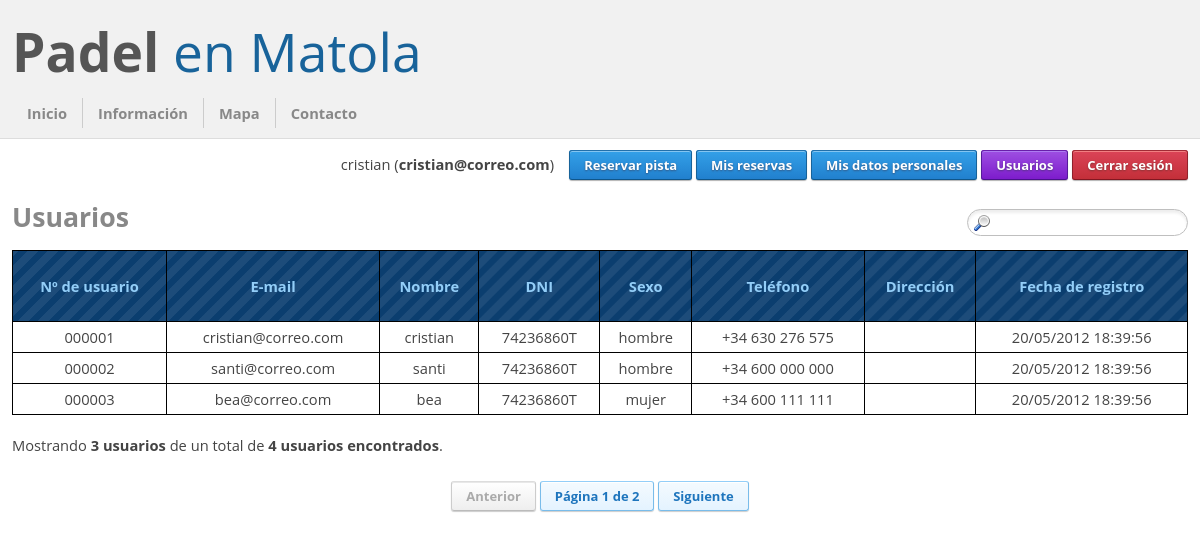
/Padel/usuarios.php (signed in), run on the app's committed database.
### tables this page shows
create table usuarios
(
    id int not null auto_increment,
    email varchar(255) not null,
    nombre text not null,
    contrasena varchar(40) not null,
    dni text not null,
    sexo enum ('hombre', 'mujer') not null,
    direccion text not null,
    telefono text not null,
    admin int not null default 0,
    fecha_registro datetime not null,
    primary key (id),
    unique (email)
);

### Padel/minilibreria.php (called while the page is built, shortened)
<?php
    require_once 'constantes.php';
    require_once 'BD.php';
    require_once 'ENUsuario.php';
    function getUsuario()
    {
        $usuario = null;
        if (!isset($_SESSION["usuario"]))
        {
            if (isset($_COOKIE["email"]) && isset($_COOKIE["contrasena"]))
            {
                $usuario2 = ENUsuario::obtenerPorEmail($_COOKIE["email"]);
                if ($usuario2 != null)
                {
                    if ($usuario2->getContrasena() == $_COOKIE["contrasena"])
                    {
                        $_SESSION["usuario"] = serialize($usuario2);
                        $usuario = $usuario2;
                    }
                }
            }
        }
        else
        {
            $usuario = unserialize($_SESSION["usuario"]);
        }
        return $usuario;
    }
    function getGet($key)
    {
        return (is_string($key) && isset($_GET[$key])) ? $_GET[$key] : "";
    }
    function filtrarCadena($cadena)
    {
        return "";
    }
    function rellenar($cadena,$caracter,$digitos)
    {
        while (strlen($cadena)<$digitos)
        {
            $cadena = "$caracter$cadena";
        }
        return $cadena;
    }
    function ellipsis($string, $length, $end = '...')
    {
        return (strlen($string) > $length) ? (substr($string, 0, $length - strlen($end)) . $end) : $string;
    }
?>

### Padel/ENUsuario.php (called while the page is built, shortened)
<?php
require_once 'minilibreria.php';
class ENUsuario
{
    private $id;
    private $nombre;
     private $email;
     private $sexo;
     private $telefono;
     private $dni;
     private $admin;
     private $fecha_registro;
     public function getId()
     {
         return $this->id;
     }
     public function getNombre()
     {
         return $this->nombre;
     }
     public function getEmail()
     {
         return $this->email;
     }
     public function getSexo()
     {
         return $this->sexo;
     }
     public function getTelefono()
     {
         return $this->telefono;
     }
     public function getDni()
     {
         return $this->dni;
     }
     public function getAdmin()
     {
         return $this->admin;
     }
     public function getFechaRegistro()
     {
         return $this->fecha_registro;
     }
    public function  __construct()
    {
        $this->id = 0;
        $this->nombre = "";
        $this->email = "";
        $this->sexo = null;
        $this->telefono = "";
        $this->dni = "";
        $this->admin = false;
        $this->fecha_registro = new DateTime();
    }
    private static function obtenerDatos($fila)
    {
        $usuario = new ENUsuario;
        $usuario->id = $fila[0];
        $usuario->email = $fila[1];
        $usuario->nombre = utf8_encode($fila[2]);
        $usuario->contrasena = $fila[3];
        $usuario->dni = utf8_encode($fila[4]);
        $usuario->sexo = $fila[5];
        $usuario->direccion = utf8_encode($fila[6]);
        $usuario->telefono = utf8_encode($fila[7]);
        $usuario->admin = ($fila[8] == "0" || $fila == 0) ? false : true;
        $usuario->fecha_registro = new DateTime($fila[9]);
        return $usuario;
    }
    public static function obtenerTodos($pagina, $cantidad, $filtro)
    {
        $filtro = filtrarCadena(utf8_decode($filtro));
        $listaUsuarios = NULL;
        try
        {
            $sentencia = "select * from usuarios order by id";
            if (is_numeric($pagina) && is_numeric($cantidad))
                $sentencia = $sentencia." limit ".($pagina * $cantidad).", ".$cantidad;
            $resultado = mysql_query($sentencia, BD::conectar());
            if ($resultado)
            {
                $listaUsuarios = array();
                $contador = 0;
                while ($fila = mysql_fetch_array($resultado))
                {
                    $usuario = self::obtenerDatos($fila);
                    if ($usuario != NULL)
                    {
                        $listaUsuarios[$contador++] = $usuario;
                    }
                    else
                    {
                        echo "ENUsuario::obtenerTodos() Usuario nulo nº $contador";
                    }
                }
            }
            else
            {
                echo "ENUsuario::obtenerTodos()".mysql_error();
            }
        }
        catch (Exception $e)
        {
            $listaUsuarios = NULL;
            echo "ENUsuario::obtenerTodos()".$e->getMessage();
        }
        return $listaUsuarios;
    }
    public static function contar($filtro = "")
    {
        $cantidad = null;
        $filtro = filtrarCadena($filtro);
        try
        {
            $conexion = BD::conectar();
            $sentencia = "select count(id) from usuarios";
            $resultado = mysql_query($sentencia, $conexion);
            if ($resultado)
            {
                $fila = mysql_fetch_array($resultado);
                if ($fila)
                {
                    $cantidad = $fila[0];
                }
            }
            else
            {
                echo "ENUsuario::contar() ".mysql_error();
            }
        }
        catch (Exception $e)
        {
            echo "ENUsuario::contar() ".$e->getMessage();
        }
        return $cantidad;
    }
}
?>

### Padel/BD.php (called while the page is built, shortened)
<?php
class BD
{
    private static $ip;
    private static $usuario;
    private static $contrasena;
    public static function espeficarDatos($ip, $usuario, $contrasena, $nombreBd)
    {
        self::$ip = $ip;
        self::$usuario = $usuario;
        self::$contrasena = $contrasena;
    }
    public static function conectar()
    {
        if (!($conexion=mysql_connect(self::$ip,self::$usuario,self::$contrasena)))
        {
            echo "BD::conectar No se pudo conectar al servidor de la base de datos.";
            $conexion = NULL;
            exit();
        }
        return $conexion;
    }
    public static function desconectar($conexion = NULL)
    {
        if ($conexion != NULL)
            return mysql_close($conexion);
        else
            return mysql_close();
    }
}
?>

### Padel/constantes.php (called while the page is built, shortened)
<?php
$RELLENO = 6;
$CANTIDAD_USUARIOS = 3;
?>

### Padel/usuarios.php (the view, shortened to what this page needs)
<?php
include_once "base.php";
$filtro = filtrarCadena(getGet("filtro"));
$pagina = intval(getGet("pagina"));
$cuenta = ENUsuario::contar($filtro);
$pagina = $pagina <= 1 ? 1 : $pagina;
$maxpagina = ceil($cuenta / $CANTIDAD_USUARIOS);
$pagina = $pagina > $maxpagina ? $maxpagina : $pagina;
$usuarios = ENUsuario::obtenerTodos($pagina > 1 ? $pagina - 1 : 0, $CANTIDAD_USUARIOS, $filtro);
baseSuperior("Usuarios");
?>
        <div id="usuarios">
            <div id="busqueda">
                <form action="usuarios.php" method="get">
                    <div><input type="text" name="filtro" value="<?php echo $filtro; ?>" class="searchinput" title="Búsqueda de usuarios" /></div>
                </form>
            </div>
            <h3><span>Usuarios</span></h3>
            <table>
                <tr class="filacabecera">
                    <td class="cabecera">Nº de usuario</td>
                    <td class="cabecera">E-mail</td>
                    <td class="cabecera">Nombre</td>
                    <td class="cabecera">DNI</td>
                    <td class="cabecera">Sexo</td>
                    <td class="cabecera">Teléfono</td>
                    <td class="cabecera">Dirección</td>
                    <td class="cabecera">Fecha de registro</td>
                </tr>
<?php
foreach ($usuarios as $u)
{
    $clase = "linea";
    echo "<tr class=\"$clase\" onclick=\"window.location = 'usuario.php?id=".$u->getId()."';\">\n";
    echo "<td>".rellenar($u->getId(), '0', $RELLENO)."</td>\n";
    echo "<td>".ellipsis($u->getEmail(), 30)."</td>\n";
    echo "<td>".ellipsis($u->getNombre(), 30)."</td>\n";
    echo "<td>".ellipsis($u->getDNI(), 30)."</td>\n";
    echo "<td>".$u->getSexo()."</td>\n";
    echo "<td>".ellipsis($u->getTelefono(), 30)."</td>\n";
    echo "<td>".ellipsis($u->getDireccion(), 30)."</td>\n";
    echo "<td>".$u->getFechaRegistro()->format('d/m/Y H:i:s')."</td>\n";
    echo "</tr>\n";
}
?>
            </table>
            <div><br />Mostrando <strong><?php echo count($usuarios); ?> usuarios</strong> de un total de <strong><?php echo $cuenta; ?> usuarios encontrados</strong>.</div>
            <div id="paginacion">
            <?php
                $parametros = $filtro != "" ? "?filtro=$filtro&" : "?";
                if ($pagina > 1)
                    echo "<a href=\"usuarios.php$parametros"."pagina=".($pagina - 1)."\" class=\"freshbutton-lightblue\">Anterior</a>\n";
                else
                    echo "<a href=\"\" class=\"freshbutton-lightdisabled\">Anterior</a>\n";
                echo "<a href=\"\" class=\"freshbutton-lightblue\">Página $pagina de $maxpagina</a>\n";
                if ($pagina < $maxpagina)
                    echo "<a href=\"usuarios.php$parametros"."pagina=".($pagina + 1)."\" class=\"freshbutton-lightblue\">Siguiente</a>\n";
                else
                    echo "<a href=\"\" class=\"freshbutton-lightdisabled\">Siguiente</a>\n";
            ?></div>
        </div>
<?php
baseInferior();
?>

### Padel/base.php (shortened to what this page needs)
<?php
require_once("minilibreria.php");
function baseSuperior($titulo, $mostrarmenu = true)
{
?><!DOCTYPE html PUBLIC "-//W3C//DTD XHTML 1.0 Strict//EN" "http://www.w3.org/TR/xhtml1/DTD/xhtml1-strict.dtd">
<html xmlns="http://www.w3.org/1999/xhtml" xml:lang="es" lang="es">
    <head>
        <link type="text/css" rel="stylesheet" href="css/freshbutton.css" media="screen" />
        <link type="text/css" rel="stylesheet" href="css/cupertino/jquery-ui-1.8.20.custom.css" media="screen" />
    </head>
    <body>
        <div id="contenedor">
            <div id="cabecera">
                <div id="titulo">
                    <h1><a href="index.php">Padel <span class="otrocolor">en Matola</span></a></h1>
                </div>
                <div id="navegacion">
                    <a href="index.php">Inicio</a><a href="informacion.php">Información</a><a href="mapa.php">Mapa</a><a href="contacto.php" class="ultimo">Contacto</a>
                </div>
            </div>
            <div id="contenido">
                <div id="menu" <?php if (!$mostrarmenu) echo "style=\"display: none;\""; ?> >
<?php
$usuario = getUsuario();
if ($usuario != null)
{
?>
                    <span><?php echo $usuario->getNombre(); ?> (<strong><?php echo $usuario->getEmail(); ?></strong>)&nbsp;&nbsp;&nbsp;</span>
                    <a href="reservar.php" class="freshbutton-blue">Reservar pista</a>
                    <a href="reservas.php" class="freshbutton-blue">Mis reservas</a>
                    <a href="usuario.php" class="freshbutton-blue">Mis datos personales</a>
<?php
if ($usuario->getAdmin())
{
?>
                    <a href="usuarios.php" class="freshbutton-purple">Usuarios</a>
<?php
}
?>
                    <a href="cerrarsesion.php" class="freshbutton-red">Cerrar sesión</a>
<?php
}
else
{
?>
                    <a href="iniciarsesion.php" class="freshbutton-blue">Iniciar sesión</a> o <a href="registrarse.php">registrarse</a> para reservar pista
<?php
}
?>
                </div>
                <div id="cuerpo">
<?php
}
function baseInferior()
{
?>
                </div>
            </div>
            <div id="pie"></div>
        </div>
    </body>
</html>
<?php
}
?>

### data on the page
usuarios: nombre "cristian", email "cristian@correo.com", id "000001", dni "74236860T", sexo "hombre", telefono "+34 630 276 575", fecha_registro "20/05/2012 18:39:56"
usuarios: id "000002", email "santi@correo.com", nombre "santi", dni "74236860T", sexo "hombre", telefono "+34 600 000 000", fecha_registro "20/05/2012 18:39:56"
usuarios: id "000003", email "bea@correo.com", nombre "bea", dni "74236860T", sexo "mujer", telefono "+34 600 111 111", fecha_registro "20/05/2012 18:39:56"

### other printed values
count($usuarios) "3"
$cuenta "4"
$pagina "1"
$maxpagina "2"
